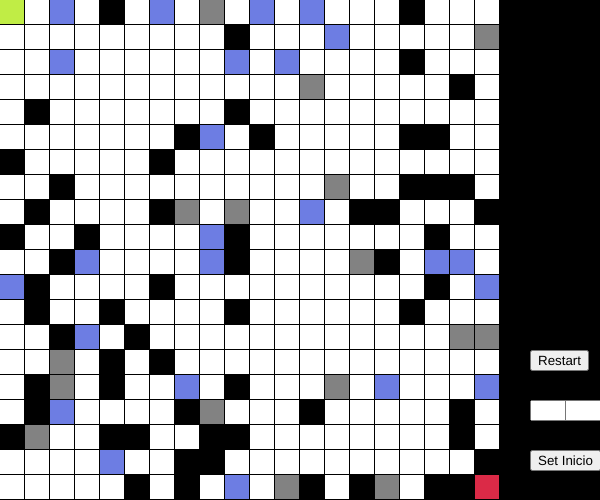
Frame 1 (no input)
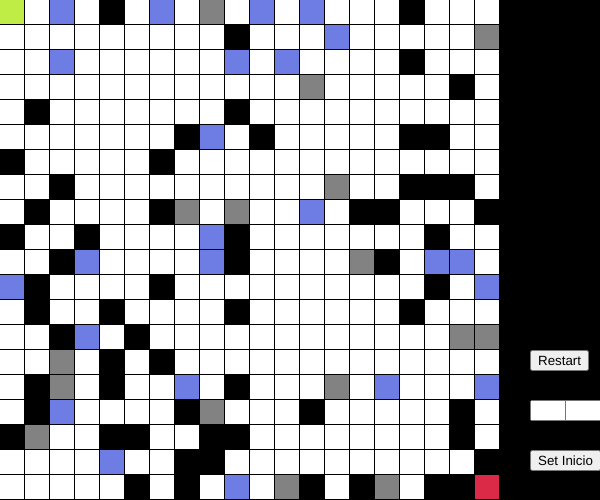
Frame 60 (no input)
Frame 120 (the mouse pressed at the canvas centre since frame 60): identical to frame 60, image omitted

The p5.js sketch that drew these frames (run headless with seeded random() and noise() and a simulated clock; from frame 60 on, the mouse is pressed at the canvas centre):

// p5.js sketch
// ── sketch.js
// Tamaño del mapa
var columnas = 20;
var filas = 20;
// Creación de mapa
var mapa = new Array(filas);
//Creación de las listas
var listaAbierta = [];
var listaCerrada = [];
// Punto de inicio
var inicio;
// Punto de llegada
var fin;
// Tamaño de las casillas
var ancho;
var alto;
// Camino más corto
var camino = [];
// Variable para indicar cuando el final está bloqueado
var sinCamino = false;
// Para medir su gasto
var combustible = 0;
// Aterrizaje exitoso
var aterrizaje = false;
// Botón
let button;
let inputInicioX;
let inputInicioY;
let inputFinalX;
let inputFinalY;
let setInicio;
let setFin;

// Parámetros para el objeto tipo casilla
function Casilla( i, j){
    // Total es el total de la funcion objetivo o f(X) o sea 
    // que es la suma del costo más la distancia
    this.total=0;
    // Costo es el costo acumulado que lleva al visitar esta casilla g(x)
    this.costo=0;
    // Distancia es la distancia entre esta casilla y la meta h(x)
    this.distancia=0;
    // Ubicación de las casillas en el plano de dibujo
    this.x = i; 
    this.y = j;
    // Lista de vecinos adyacentes a esta casilla
    this.vecinos=[];  
    // Referencia a la casilla que se visitó antes que esta
    this.cPrevia = null;
    // Para saber si es un obstáculo
    this.obstaculo = false;
	// Para saber si es una corriente de aire ligera
	this.corriente = false;
    this.costoCorriente = 5;
    // Para saber si es una corriente de aire con lluvia
    this.corrienteFuerte = false;
    this.costoCorrienteFuerte = 10;
	
    // Función para dibujar la casilla en el canvas
    this.pintar = function(color){
        fill(color);
		noStroke();
        if (this.obstaculo) {
            fill(0);
        }
		if (this.corriente){
			fill(130);
        }
        if (this.corrienteFuerte){
			fill(109, 125, 227);
        }
        if (inicio.x == this.x && inicio.y == this.y){
            fill(192, 237, 69);
        }
        if (fin.x == this.x && fin.y == this.y){
            fill(219, 42, 71);
        }
        rect(this.x*ancho,this.y*alto, ancho-1, alto-1);
		//console.log(color);
    }

    // Función para agregar a los vecinos adyacentes
    this.agregarVecinos =  function(mapa){
        // Variables temporales para no escribir "this" a cada rato
        var x = this.x;
        var y = this.y;
        // Evaluación si no están en la orilla y luego su respectiva asignación
        if (i<columnas-1) {
            this.vecinos.push( mapa[i+1] [j]);
        }
        if (i>0) {
            this.vecinos.push( mapa[i-1] [j]);
        }
        if (j<filas-1) {
            this.vecinos.push( mapa[i] [j+1]);
        }
        if (j>0){
            this.vecinos.push( mapa[i] [j-1]);
        }        
    }
    // Agregar obstáculos
    if (random(1) < 0.15) {
        this.obstaculo = true;
    }
	// Agregar corrientes
	if(this.obstaculo == false){
        let r = random(1);
        if(r < 0.05){
            this.corriente =true;
        } else if (r > 0.05 && r<0.1){
            this.corrienteFuerte =true;
        }
        
    }
    // Para detectar si se está haciendo click sobre ella
    this.seraEsta = function(px, py){
        return (px>this.x*ancho && px<((this.x*ancho)+ancho) && py>this.y*alto && py<((this.y*alto)+alto));
    }
    // Para ciclar el estado de las casillas
    this.cambiarEstado = function(){
        if(this.obstaculo && this.corriente == false && this.corrienteFuerte == false){
            this.obstaculo = false;
            this.pintar(255);
            console.log("Casilla: ["+this.x+"]["+this.y+"] es Normal");
        } else
        if(this.obstaculo == false && this.corriente == false && this.corrienteFuerte){
            this.corrienteFuerte = false;
            this.obstaculo = true;
            this.pintar(0);
            console.log("Casilla: ["+this.x+"]["+this.y+"] es Obstaculo");
        } else
        if(this.obstaculo == false && this.corriente && this.corrienteFuerte == false){
            this.corriente = false;
            this.corrienteFuerte = true;
            this.pintar(0);
            console.log("Casilla: ["+this.x+"]["+this.y+"] es CorrienteFuerte");
        } else
        if(this.obstaculo == false && this.corriente == false && this.corrienteFuerte == false){
            this.corriente = true;
            this.pintar(0);
            console.log("Casilla: ["+this.x+"]["+this.y+"] es Corriente");
        }
        
    }
}

// Para quitar un punto de un arreglo
function quitar(arreglo, cosa){
    for (var i = arreglo.length-1; i >=0; i--) {
        if (arreglo[i]==cosa) {
            arreglo.splice(i,1);
        }
    }
}

//Heuristica para guiar a la distancia manhattan para que se vea más natural
function heuristicaVisual(p1, p2){
    return dist(p1.x, p1.y, p2.x, p2.y);
}

// Heurística utilizada (cálculo de distancia)
function heuristica (p1, p2){
    // Distancia euclideana
    //var z = dist(p1.x,p1.y,p2.x,p2.y);
    //Distancia Manhattan
    var z = abs(p1.x-p2.x) + abs(p1.y-p2.y);
    return z;
}

// Para detectar evento de mouse
function mousePressed (){
    for (var i = 0; i < filas; i++) {
        for (var j = 0; j < columnas; j++) {
            if(mapa[i][j].seraEsta(mouseX, mouseY)){
                mapa[i][j].cambiarEstado();
            }           
        }
    }
}

// Para pintar el último camino
function pintaCamino(c){
    noFill();
    stroke(150,200,150);
    strokeWeight(ancho/4);	
    beginShape();
    for (let i = 0; i < c.length; i++) {
        vertex((camino[i].x*ancho)+ancho/2, (camino[i].y*alto)+alto/2);
    }		
    endShape();
}

// Para calcular el combustible gastado después del recorrido
function calculaCombustible(c){
    var contador=0;
    for (let i = 0; i < c.length; i++) {
        contador++;
        if(c[i].corrienteFuerte){
            contador= contador+c[i].costoCorrienteFuerte;
        }else if(c[i].corriente){
            contador= contador+c[i].costoCorriente;
        }
    }
    // Se quita el inicio
    contador --;
    textSize(14);
    fill(255);
    text('Combustible', width-90, 350);
    
    text('usado: '+contador, width-90, 370);
    return contador;
}

// Para reiniciar la búsqueda del camino
function restart(){
    background(0);
    listaAbierta = [];
    listaCerrada = [];
    camino = [];
    sinCamino = false;
    aterrizaje = false;
    for (var i = 0; i < columnas; i++) {
        for (var j = 0; j < filas; j++) {
            mapa[i][j].cPrevia = null;            
        }        
    }
    listaAbierta.push(inicio);
    combustible = columnas * filas;
    loop();
    console.log("Restarted");
}

// Para asignar un nuevo inicio
function nuevoInicio(){
    let previo = inicio;
    inicio = mapa[inputInicioX.value()][inputInicioY.value()];
    inicio.obstaculo = false;
    inicio.corrienteFuerte = false;
    inicio.corriente = false;
    inicio.pintar(0);
    previo.pintar(255);
}

// Para asignar un nuevo final
function nuevoFin(){
    let previo = fin;
    fin = mapa[inputFinalX.value()][inputFinalY.value()];
    fin.obstaculo = false;
    fin.corrienteFuerte = false;
    fin.corriente = false;
    fin.pintar(0);
    previo.pintar(255);
}

// Esta función es para inicializar todas las cosas del programa
function setup(){
    createCanvas(600,500);
    ancho = (width-100) / columnas;
    alto = (height) / filas;

    console.log("Simulador de vuelo A*");
	
    for (var i = 0; i < columnas; i++) {
        mapa[i]= new Array(filas);        
    }
    
    // Para crear las casillas
    for (var i = 0; i < filas; i++) {
        for (var j = 0; j < columnas; j++) {
            mapa[i][j]=new Casilla(i,j);           
        }
    }
    // Se encuentran los vecinos de cada casilla
    for (var i = 0; i < filas; i++) {
        for (var j = 0; j < columnas; j++) {
            mapa[i][j].agregarVecinos(mapa);            
        }
    }
    
    button = createButton('Restart');
    button.position(width - 70, 350);
    button.mousePressed(restart);

    inputInicioX = createInput();
    inputInicioX.position(width-70, 400);
    inputInicioX.size(30);

    inputInicioY = createInput();
    inputInicioY.position(width-35, 400);
    inputInicioY.size(30);

    inputFinalX = createInput();
    inputFinalX.position(width-70, 500);
    inputFinalX.size(30);

    inputFinalY = createInput();
    inputFinalY.position(width-35, 500);
    inputFinalY.size(30);

    setInicio =  createButton('Set Inicio');
    setInicio.position(width - 70, 450);
    setInicio.mousePressed(nuevoInicio);
    
    setFin = createButton('Set Final');
    setFin.position(width - 70, 550);
    setFin.mousePressed(nuevoFin);

	inicio = mapa[0][0];
    inicio.obstaculo = false;
    inicio.corrienteFuerte = false;
    inicio.corriente = false;
    fin = mapa[columnas-1][filas-1]
    fin.obstaculo = false;
    fin.corriente = false;
    fin.corrienteFuerte = false;

    listaAbierta.push(inicio);
	console.log("fin setup");
	console.log(ancho+" ancho ||| "+alto+" alto ");
	console.log(mapa);
    background (0);
    
    combustible = columnas * filas;
	
}

// Esta función dibuja todo continuamente y se ejecuta cada frame
function draw(){
    
    if (listaAbierta.length > 0) {
        // Variable para almacenar cuál va a ser el siguiente nodo a visitar
        var siguiente = 0;
        // Empieza a visitar todos los nodos en la lista abierta para evaluar cuál es la mejor
        for (var i = 0; i < listaAbierta.length; i++) {
            if (listaAbierta[i].total < listaAbierta[siguiente].total) {
                siguiente = i; 
				//console.log("total: " + listaAbierta[siguiente].total + " g " +listaAbierta[siguiente].costo + " distancia " + listaAbierta[siguiente].distancia);
				//console.log("siguiente "+siguiente )
            }     
			// Si hay empates, es decir si hay casillas con el mismo valor total
			// ayuda a explorar lo más cercano
			if (listaAbierta[i].total == listaAbierta[siguiente].total) {
                    // Se busca dar preferencia a nodos más largos ya que en teoría estarían más cerca del destino
                    if (listaAbierta[i].costo > listaAbierta[siguiente].costo) {
                        siguiente = i;
                    }
					// Como se usa la distancia Manhattan, para que el camino cuando se rompen los empates
					// se vea más natural, se usa una heurística "visual" aunque no afecta la distancia 
					// sólo cómo se ve
                    
                    if (listaAbierta[i].costo == listaAbierta[siguiente].costo && listaAbierta[i].heurVisual < listaAbierta[siguiente].heurVisual) {
                        siguiente = i;
                    }
                    
                }
        }
        
        // Ya que nos quedamos con el mejor se asigna a la variable el nodo que sigue
		var actual = listaAbierta[siguiente];
        
        // En caso de que llegue a la casilla objetivo
        if (actual===fin) {
            aterrizaje = true;
            // noLoop es para frenar esta función draw
            noLoop();
            console.log("Fin");
           
        }

        quitar(listaAbierta, actual);
        listaCerrada.push(actual);

        var vecinos = actual.vecinos;

        for (var i = 0; i < vecinos.length; i++) {
            var vecino = vecinos[i];
            if (!listaCerrada.includes(vecino) && !vecino.obstaculo) { // 
                var costoTemporal  = actual.costo + 1;
				if (vecino.corriente){
					costoTemporal += vecino.costoCorriente;
				} else if (vecino.corrienteFuerte) {
                    costoTemporal += vecino.costoCorrienteFuerte;
                }
				var mejorCamino = false;
                if (listaAbierta.includes(vecino)) {
                    if (costoTemporal < vecino.costo) {
                        vecino.costo = costoTemporal;
                        mejorCamino = true;
						//console.log("vecino ya esta en lista abierta");
                    }
					//console.log(costoTemporal+ " vecino x "+vecino.x+" y "+ vecino.y + " costo " + vecino.costo );
                } else {
                    vecino.costo = costoTemporal;
                    mejorCamino = true;
                    listaAbierta.push(vecino);
					// 	console.log("vecino se pone en lista abierta");
                }

                if (mejorCamino == true) {
                    vecino.distancia = heuristica(vecino, fin);
					vecino.heurVisual = heuristicaVisual(vecino, fin);
                    vecino.total = vecino.costo + vecino.distancia;
                    vecino.cPrevia = actual;
                }                
            }
        }
    } else {
        console.log("No hay ningún camino posible");
        textSize(14);
        fill(255);
        text('No existe \nun camino \nal destino', width-90, 350);
        sinCamino = true;
        noLoop();
        return;
    }

    for (var i = 0; i < columnas; i++) {
        for (var j = 0; j < filas; j++) {
            mapa[i][j].pintar(color(255));            
        }        
    }
/*
    for (var i = 0; i < listaCerrada.length; i++) {
        listaCerrada[i].pintar(color(255,100,100));
    }

    for (var i = 0; i < listaAbierta.length; i++) {
        listaAbierta[i].pintar(color(100,255,100));
    }

    */
    camino = [];
    var t = actual;
    camino.push(t);
    while (t.cPrevia) {
        camino.push(t.cPrevia);
        t=t.cPrevia;
    }
    if (aterrizaje){
        //calculaCombustible(camino);
        calculaCombustible(camino);
        pintaCamino(camino);
    }
    
/*
    for (var i = 0; i < camino.length; i++) {
        camino[i].pintar(color(100,100,255));        
    }
	*/
	
}
